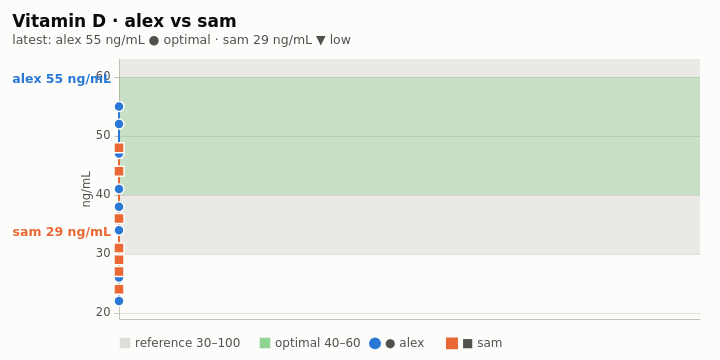

Vega-Lite specification stored for this chart:
### Vega-Lite specification from a JSON file in a GitHub repository (floating-point values rounded to 4 significant figures)
{"$schema": "https://vega.github.io/schema/vega-lite/v5.json", "description": "health-chart compare: one marker over time for several people, a line and point shape per person (glyph + name in the legend), reference and optimal bands shaded, each person's latest value annotated.", "width": 720, "height": 360, "autosize": {"type": "fit", "contains": "padding"}, "padding": {"left": 12, "right": 20, "top": 12, "bottom": 8}, "background": "#fcfcfb", "title": {"text": "Vitamin D · alex vs sam", "subtitle": "latest: alex 55 ng/mL ● optimal · sam 29 ng/mL ▼ low", "anchor": "start", "offset": 12, "fontSize": 17, "subtitleFontSize": 12.5, "color": "#0b0b0b", "subtitleColor": "#52514e"}, "config": {"font": "DejaVu Sans", "view": {"stroke": null}, "axis": {"labelColor": "#52514e", "titleColor": "#52514e", "labelFontSize": 11.5, "titleFontSize": 11.5, "titleFontWeight": "normal", "gridColor": "#e1e0d9", "domainColor": "#c3c2b7", "tickColor": "#c3c2b7"}, "legend": {"labelColor": "#52514e", "labelFontSize": 12, "orient": "bottom", "direction": "horizontal", "title": null, "symbolSize": 110, "columnPadding": 18}}, "data": {"values": [{"person": "alex", "marker": "vitamin-d", "label": "Vitamin D", "date": "2021-11-08", "value": 22, "unit": "ng/mL", "value_label": "22 ng/mL", "status": "low", "glyph": "▼", "status_label": "▼ low", "color": "#d03b3b", "rgb": 13646651, "shape": "triangle-down", "pt": 11, "ref_low": 30, "ref_high": 100, "opt_low": 40, "opt_high": 60, "series": "alex", "series_label": "● alex", "series_color": "#2a78d6", "latest": 0}, {"person": "alex", "marker": "vitamin-d", "label": "Vitamin D", "date": "2022-05-16", "value": 26, "unit": "ng/mL", "value_label": "26 ng/mL", "status": "low", "glyph": "▼", "status_label": "▼ low", "color": "#d03b3b", "rgb": 13646651, "shape": "triangle-down", "pt": 11, "ref_low": 30, "ref_high": 100, "opt_low": 40, "opt_high": 60, "series": "alex", "series_label": "● alex", "series_color": "#2a78d6", "latest": 0}, {"person": "alex", "marker": "vitamin-d", "label": "Vitamin D", "date": "2022-11-14", "value": 34, "unit": "ng/mL", "value_label": "34 ng/mL", "status": "suboptimal", "glyph": "◐", "status_label": "◐ suboptimal", "color": "#e09a00", "rgb": 14719488, "shape": "diamond", "pt": 13, "ref_low": 30, "ref_high": 100, "opt_low": 40, "opt_high": 60, "series": "alex", "series_label": "● alex", "series_color": "#2a78d6", "latest": 0}, {"person": "alex", "marker": "vitamin-d", "label": "Vitamin D", "date": "2023-06-05", "value": 41, "unit": "ng/mL", "value_label": "41 ng/mL", "status": "optimal", "glyph": "●", "status_label": "● optimal", "color": "#0ca30c", "rgb": 828172, "shape": "circle", "pt": 7, "ref_low": 30, "ref_high": 100, "opt_low": 40, "opt_high": 60, "series": "alex", "series_label": "● alex", "series_color": "#2a78d6", "latest": 0}, {"person": "alex", "marker": "vitamin-d", "label": "Vitamin D", "date": "2024-01-15", "value": 38, "unit": "ng/mL", "value_label": "38 ng/mL", "status": "suboptimal", "glyph": "◐", "status_label": "◐ suboptimal", "color": "#e09a00", "rgb": 14719488, "shape": "diamond", "pt": 13, "ref_low": 30, "ref_high": 100, "opt_low": 40, "opt_high": 60, "series": "alex", "series_label": "● alex", "series_color": "#2a78d6", "latest": 0}, {"person": "alex", "marker": "vitamin-d", "label": "Vitamin D", "date": "2024-08-12", "value": 47, "unit": "ng/mL", "value_label": "47 ng/mL", "status": "optimal", "glyph": "●", "status_label": "● optimal", "color": "#0ca30c", "rgb": 828172, "shape": "circle", "pt": 7, "ref_low": 30, "ref_high": 100, "opt_low": 40, "opt_high": 60, "series": "alex", "series_label": "● alex", "series_color": "#2a78d6", "latest": 0}, {"person": "alex", "marker": "vitamin-d", "label": "Vitamin D", "date": "2025-03-10", "value": 52, "unit": "ng/mL", "value_label": "52 ng/mL", "status": "optimal", "glyph": "●", "status_label": "● optimal", "color": "#0ca30c", "rgb": 828172, "shape": "circle", "pt": 7, "ref_low": 30, "ref_high": 100, "opt_low": 40, "opt_high": 60, "series": "alex", "series_label": "● alex", "series_color": "#2a78d6", "latest": 0}, {"person": "alex", "marker": "vitamin-d", "label": "Vitamin D", "date": "2025-09-15", "value": 55, "unit": "ng/mL", "value_label": "55 ng/mL", "status": "optimal", "glyph": "●", "status_label": "● optimal", "color": "#0ca30c", "rgb": 828172, "shape": "circle", "pt": 7, "ref_low": 30, "ref_high": 100, "opt_low": 40, "opt_high": 60, "series": "alex", "series_label": "● alex", "series_color": "#2a78d6", "latest": 1}, {"person": "sam", "marker": "vitamin-d", "label": "Vitamin D", "date": "2022-01-24", "value": 48, "unit": "ng/mL", "value_label": "48 ng/mL", "status": "optimal", "glyph": "●", "status_label": "● optimal", "color": "#0ca30c", "rgb": 828172, "shape": "circle", "pt": 7, "ref_low": 30, "ref_high": 100, "opt_low": 40, "opt_high": 60, "series": "sam", "series_label": "■ sam", "series_color": "#eb6834", "latest": 0}, {"person": "sam", "marker": "vitamin-d", "label": "Vitamin D", "date": "2022-08-01", "value": 44, "unit": "ng/mL", "value_label": "44 ng/mL", "status": "optimal", "glyph": "●", "status_label": "● optimal", "color": "#0ca30c", "rgb": 828172, "shape": "circle", "pt": 7, "ref_low": 30, "ref_high": 100, "opt_low": 40, "opt_high": 60, "series": "sam", "series_label": "■ sam", "series_color": "#eb6834", "latest": 0}, {"person": "sam", "marker": "vitamin-d", "label": "Vitamin D", "date": "2023-02-13", "value": 36, "unit": "ng/mL", "value_label": "36 ng/mL", "status": "suboptimal", "glyph": "◐", "status_label": "◐ suboptimal", "color": "#e09a00", "rgb": 14719488, "shape": "diamond", "pt": 13, "ref_low": 30, "ref_high": 100, "opt_low": 40, "opt_high": 60, "series": "sam", "series_label": "■ sam", "series_color": "#eb6834", "latest": 0}, {"person": "sam", "marker": "vitamin-d", "label": "Vitamin D", "date": "2023-09-11", "value": 31, "unit": "ng/mL", "value_label": "31 ng/mL", "status": "suboptimal", "glyph": "◐", "status_label": "◐ suboptimal", "color": "#e09a00", "rgb": 14719488, "shape": "diamond", "pt": 13, "ref_low": 30, "ref_high": 100, "opt_low": 40, "opt_high": 60, "series": "sam", "series_label": "■ sam", "series_color": "#eb6834", "latest": 0}, {"person": "sam", "marker": "vitamin-d", "label": "Vitamin D", "date": "2024-04-08", "value": 27, "unit": "ng/mL", "value_label": "27 ng/mL", "status": "low", "glyph": "▼", "status_label": "▼ low", "color": "#d03b3b", "rgb": 13646651, "shape": "triangle-down", "pt": 11, "ref_low": 30, "ref_high": 100, "opt_low": 40, "opt_high": 60, "series": "sam", "series_label": "■ sam", "series_color": "#eb6834", "latest": 0}, {"person": "sam", "marker": "vitamin-d", "label": "Vitamin D", "date": "2024-11-18", "value": 24, "unit": "ng/mL", "value_label": "24 ng/mL", "status": "low", "glyph": "▼", "status_label": "▼ low", "color": "#d03b3b", "rgb": 13646651, "shape": "triangle-down", "pt": 11, "ref_low": 30, "ref_high": 100, "opt_low": 40, "opt_high": 60, "series": "sam", "series_label": "■ sam", "series_color": "#eb6834", "latest": 0}, {"person": "sam", "marker": "vitamin-d", "label": "Vitamin D", "date": "2025-06-23", "value": 29, "unit": "ng/mL", "value_label": "29 ng/mL", "status": "low", "glyph": "▼", "status_label": "▼ low", "color": "#d03b3b", "rgb": 13646651, "shape": "triangle-down", "pt": 11, "ref_low": 30, "ref_high": 100, "opt_low": 40, "opt_high": 60, "series": "sam", "series_label": "■ sam", "series_color": "#eb6834", "latest": 1}]}, "encoding": {"x": {"field": "date", "type": "temporal", "title": "", "scale": {"type": "utc", "domain": [1631491200000, 1762732800000]}, "axis": {"values": [1640995200000, 1672531200000, 1704067200000, 1735689600000], "format": "%Y", "formatType": "utc", "grid": false, "labelPadding": 6}}}, "layer": [{"data": {"values": [{"key": "reference", "label": "reference 30–100", "low": 30, "high": 100, "y": 30, "y2": 63.04, "color": "#b8b7ad", "opacity": 0.28}, {"key": "optimal", "label": "optimal 40–60", "low": 40, "high": 60, "y": 40, "y2": 60, "color": "#0ca30c", "opacity": 0.14}]}, "mark": {"type": "rect"}, "encoding": {"x": null, "y": {"field": "y", "type": "quantitative", "scale": {"domain": [18.96, 63.04], "nice": false, "zero": false}}, "y2": {"field": "y2"}, "fill": {"field": "label", "type": "nominal", "scale": {"domain": ["reference 30–100", "optimal 40–60"], "range": ["#b8b7ad", "#0ca30c"]}, "legend": {"symbolType": "square", "symbolOpacity": 0.45}}, "opacity": {"field": "opacity", "type": "quantitative", "scale": null, "legend": null}}}, {"mark": {"type": "line", "strokeWidth": 2, "interpolate": "linear"}, "encoding": {"y": {"field": "value", "type": "quantitative", "title": "ng/mL", "scale": {"domain": [18.96, 63.04], "nice": false, "zero": false}, "axis": {"tickCount": 6, "labelPadding": 4}}, "detail": {"field": "series", "type": "nominal"}, "color": {"field": "series_label", "type": "nominal", "scale": {"domain": ["● alex", "■ sam"], "range": ["#2a78d6", "#eb6834"]}}}}, {"mark": {"type": "point", "filled": true, "size": 100, "opacity": 1, "stroke": "#fcfcfb", "strokeWidth": 1.5}, "encoding": {"y": {"field": "value", "type": "quantitative"}, "color": {"field": "series_label", "type": "nominal", "scale": {"domain": ["● alex", "■ sam"], "range": ["#2a78d6", "#eb6834"]}}, "shape": {"field": "series_label", "type": "nominal", "scale": {"domain": ["● alex", "■ sam"], "range": ["circle", "square"]}}, "tooltip": [{"field": "series", "title": "person"}, {"field": "date", "type": "temporal", "format": "%Y-%m-%d", "formatType": "utc"}, {"field": "value_label", "title": "value"}, {"field": "status_label", "title": "status"}]}}, {"data": {"values": [{"date": "2025-09-15", "value": 55, "text": "alex 55 ng/mL", "status_label": "● optimal", "color": "#0ca30c", "label_y": 59.64, "series": "alex", "series_label": "● alex", "series_color": "#2a78d6"}, {"date": "2025-06-23", "value": 29, "text": "sam 29 ng/mL", "status_label": "▼ low", "color": "#d03b3b", "label_y": 33.64, "series": "sam", "series_label": "■ sam", "series_color": "#eb6834"}]}, "mark": {"type": "text", "align": "right", "baseline": "middle", "dx": -8, "fontSize": 12.5, "fontWeight": "bold"}, "encoding": {"y": {"field": "label_y", "type": "quantitative"}, "text": {"field": "text"}, "color": {"field": "series_label", "type": "nominal", "scale": {"domain": ["● alex", "■ sam"], "range": ["#2a78d6", "#eb6834"]}}}}]}
